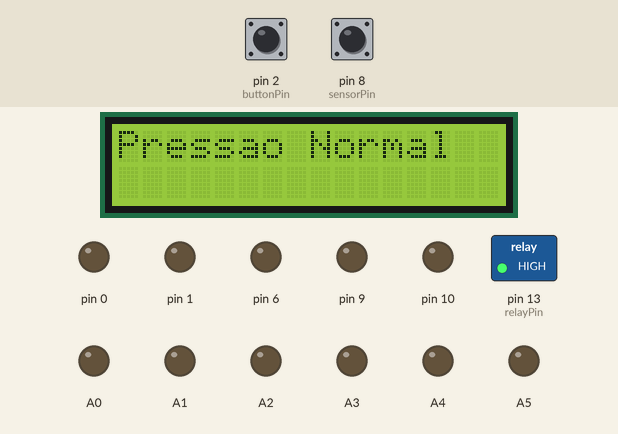
Simulated run of this sketch. Board: Arduino Leonardo, built with avr-gcc and run on an emulated ATmega32U4. Shown: 16×2 character LCD, switched loads named in the sketch (green lamp = pin HIGH), output pins drawn as LEDs (lit = HIGH). Inputs (shaded band) come from the test bench; at power-on: pin 2 (buttonPin) HIGH, pin 8 (sensorPin) LOW. Pins used as bus, display or sensor lines are not drawn; what the sketch prints to the serial monitor is not drawn.

Above: at 1.2 s.
1.3 s: pin 2 (buttonPin) pulled LOW for 0.15 s
At 2.8 s:
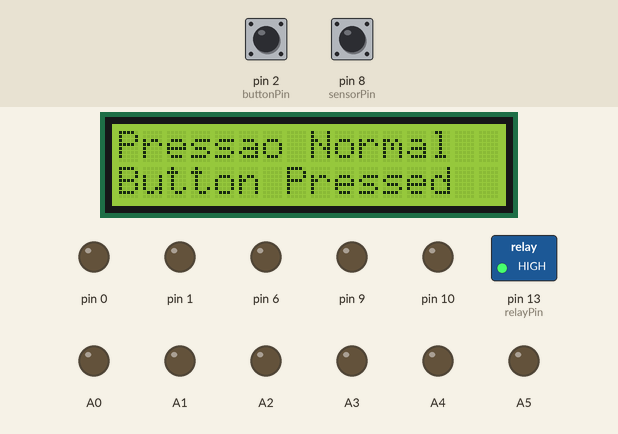
4.4 s: pin 8 (sensorPin) driven HIGH
At 5.9 s:
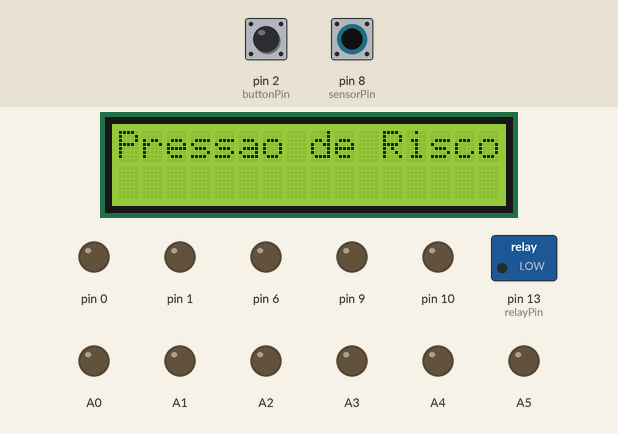
6.5 s: pin 2 (buttonPin) pulled LOW for 1 s
At 7.9 s:
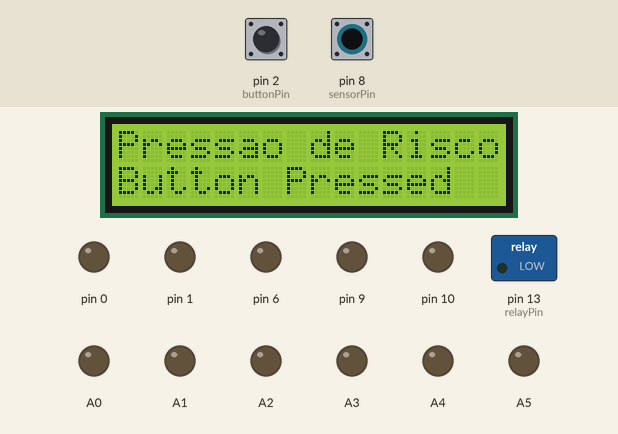
9.0 s: pin 8 (sensorPin) driven LOW
At 9.71 s:
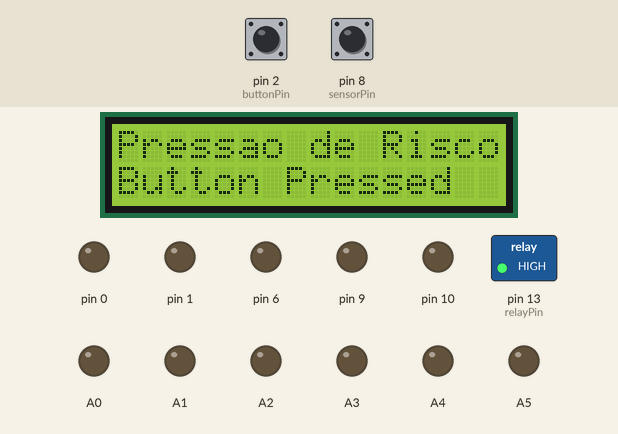
11.4 s: pin 2 (buttonPin) pulled LOW for 3.2 s
At 12.7 s:
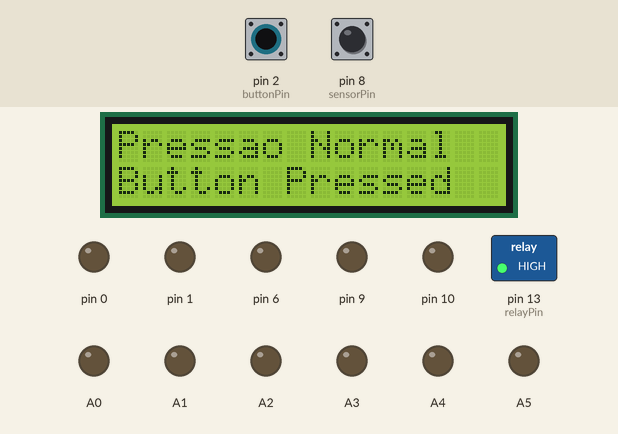
17.5 s: pin 8 (sensorPin) pulsed HIGH 2 times (0.12 s each, 0.3 s apart)
At 18.62 s:
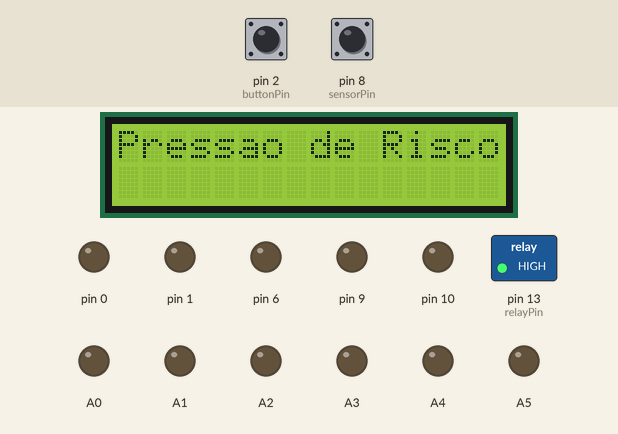
Timing chart, 0 to 20.5 s (numbered marks = the images above; inputs shaded):
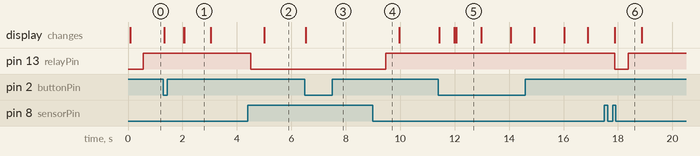

Measured:
- after the input at 1.3 s, the display: changes at once (image 1)
- after the input at 4.4 s, pin 13 (relayPin): HIGH → LOW after 0.12 s; the display: changes after 0.61 s (image 2)
- after the input at 6.5 s, the display: changes at once (image 3)
- after the input at 9.0 s, pin 13 (relayPin): LOW → HIGH after 0.47 s
- after the input at 11.4 s, the display: changes at once (image 5)
- after the input at 17.5 s, pin 13 (relayPin): HIGH → LOW after 0.38 s, → HIGH 0.50 s later; the display: changes after 0.38 s (image 6)
- what the display in image 1 shows lasts 0.9 s, from 2.1 s to 3.0 s

The sketch:

TrabSTR_TesteInstanteCritico_tempoShowScreen.ino
```cpp
//////////Válvula Reguladora de Pressão///////////

//Leonardo Maximo Silva - 200022172
//Marco Antonio Nobre Rangel - 21104350
//Sabrina Carvalho Neves - 170113973

//////////////////////////////////////////////////

//Esse Código testa o Instante Crítico para as tarefas no momento em que se inicia o Código

//Inclui as Bibliotecas
#include <Arduino_FreeRTOS.h> //Biblioteca Padrão FreeRTOS
#include <semphr.h> //Biblioteca para Semáforos e Mutexes
#include <LiquidCrystal.h> //Biblioteca para o Display LCD

//Declaração de Variáveis Globais
#define sensorPin 8
#define buttonPin 2
#define relayPin 13

LiquidCrystal lcd(12, 11, 5, 4, 3, 7);

SemaphoreHandle_t mutex;
SemaphoreHandle_t interruptSemaphore;

TaskHandle_t TaskOpenValve_Handler;
TaskHandle_t TaskCloseValve_Handler;


int sensorState = 0;
int relayState = 1;
unsigned long t1;
unsigned long t2;


void readSensor( void *pvParameters );
void showScreen( void *pvParameters );
void buttonInterrupt( void *pvParameters );
void openValve( void *pvParameters );
void closeValve( void *pvParameters );

void setup() {
  //Código Genérico para tentar levar os aspectos de hardware do Arduino, como Memória Cache, ao pior caso
  int val_cod = 0;
  for(int i = 0; i < 100; i++){
    if(val_cod == 50){
      val_cod = val_cod*3;
      }
    else{
      val_cod = val_cod*2;
      }
    }
  pinMode(0,OUTPUT);
  digitalWrite(0,HIGH);
  digitalWrite(0,LOW);
  pinMode(1,OUTPUT);
  digitalWrite(1,HIGH);
  digitalWrite(1,LOW);
  pinMode(2,OUTPUT);
  digitalWrite(2,HIGH);
  digitalWrite(2,LOW);
  pinMode(3,OUTPUT);
  digitalWrite(3,HIGH);
  digitalWrite(3,LOW);
  pinMode(4,OUTPUT);
  digitalWrite(4,HIGH);
  digitalWrite(4,LOW);
  pinMode(5,OUTPUT);
  digitalWrite(5,HIGH);
  digitalWrite(5,LOW);
  pinMode(6,OUTPUT);
  digitalWrite(6,HIGH);
  digitalWrite(6,LOW);
  pinMode(7,OUTPUT);
  digitalWrite(7,HIGH);
  digitalWrite(7,LOW);
  pinMode(8,OUTPUT);
  digitalWrite(8,HIGH);
  digitalWrite(8,LOW);
  pinMode(9,OUTPUT);
  digitalWrite(9,HIGH);
  digitalWrite(9,LOW);
  pinMode(10,OUTPUT);
  digitalWrite(10,HIGH);
  digitalWrite(10,LOW);
  pinMode(11,OUTPUT);
  digitalWrite(11,HIGH);
  digitalWrite(11,LOW);
  pinMode(12,OUTPUT);
  digitalWrite(12,HIGH);
  digitalWrite(12,LOW);
  pinMode(13,INPUT);
  digitalRead(13);
  pinMode(A0,OUTPUT);
  analogWrite(A0,HIGH);
  analogWrite(A0,LOW);
  pinMode(A1,OUTPUT);
  analogWrite(A1,HIGH);
  analogWrite(A1,LOW);
  pinMode(A2,OUTPUT);
  analogWrite(A2,HIGH);
  analogWrite(A2,LOW);
  pinMode(A3,OUTPUT);
  analogWrite(A3,HIGH);
  analogWrite(A3,LOW);
  pinMode(A4,OUTPUT);
  analogWrite(A4,HIGH);
  analogWrite(A4,LOW);
  pinMode(A5,OUTPUT);
  analogWrite(A5,HIGH);
  analogWrite(A5,LOW);
  pinMode(A6,OUTPUT);
  analogWrite(A6,HIGH);
  analogWrite(A6,LOW);
  pinMode(A7,OUTPUT);
  analogWrite(A7,HIGH);
  analogWrite(A7,LOW);
  /////////////////
  //Inicializa tela e define pinos
  Serial.begin(9600);
  lcd.begin(16, 2);
  pinMode(buttonPin, INPUT_PULLUP);
  pinMode(sensorPin, INPUT); //Trocar só por Input ao usar Sensor
  pinMode(relayPin, OUTPUT);

  while (!Serial) {
    ; // Espera Conexão da Porta Serial. Necessário para alguns Arduinos, como o Leonardo e o Yun
  }
  //Cria Tarefas
  xTaskCreate(
    readSensor
    ,  "DigitalRead"  // Nome
    ,  128  // Tamanho da Stack
    ,  NULL //Parâmetros da Tarefa
    ,  1  // Prioridade da Tarefa, sendo que, quanto maior o valor, maior a prioridade
    ,  NULL ); //Handle da Tarefa. É utilizado para suspendê-la ou acordá-la

  xTaskCreate(
    buttonInterrupt
    ,  "InterruptButton"
    ,  128
    ,  NULL
    ,  4
    ,  NULL );

  xTaskCreate(
    showScreen
    ,  "Screen"
    ,  128
    ,  NULL
    ,  0
    ,  NULL );

      xTaskCreate(
    openValve
    ,  "openValve"
    ,  128
    ,  NULL
    ,  3
    ,  &TaskOpenValve_Handler );

    xTaskCreate(
    closeValve
    ,  "closeValve"
    ,  128
    ,  NULL
    ,  2
    ,  &TaskCloseValve_Handler );

//Cria o Mutex que protege os valores lidos em sensorPin, e os valores escritos em relayPin
  mutex = xSemaphoreCreateMutex();
  if(mutex != NULL)
    Serial.println("Mutex Created");
//Cria o Semáforo Binário que sinaliza uma interrupção
  interruptSemaphore = xSemaphoreCreateBinary();
  if(interruptSemaphore != NULL){
    attachInterrupt(digitalPinToInterrupt(buttonPin),interruptHandler,LOW);

  }

  //O Schedular, agora, é responsável por escalonar o programa e garantir sua execução
}

void loop()
{
  // Loop está vazio. Tudo é realizado pelas Tarefas e pelo Schedular
}

/*----------------------------------------------------*/
/*---------------------- Tarefas ---------------------*/
/*----------------------------------------------------*/

//Concede o Semáforo para uma interrupção de Hardware (botão)
void interruptHandler(){
  xSemaphoreGiveFromISR(interruptSemaphore, NULL);
  }

//Tarefa esporádica executada pela interrupção de um botão
void buttonInterrupt( void *pvParameters)
{

(void) pvParameters;

  const TickType_t xDelay2000ms = pdMS_TO_TICKS( 2000 );
  TickType_t xLastWakeTime;
  xLastWakeTime = xTaskGetTickCount();

  for (;;)
  {
   if (xSemaphoreTake(interruptSemaphore, portMAX_DELAY) == pdPASS) { //Espera até ser recebida permissão para continuar
      t1 = micros();
      if(sensorState == 1 && xSemaphoreTake(mutex,1) == pdTRUE){ //Escreve se a pressão está elevada (1) e se é fornecido o semáforo necessário
        relayState = 1;
        digitalWrite(relayPin,LOW);
        xSemaphoreGive(mutex); //Libera o Mutex
      }
      lcd.setCursor(0, 1);
      lcd.print("Button Pressed");
    }
    t2 = micros();
    Serial.println(t2-t1);
    vTaskDelayUntil(&xLastWakeTime, xDelay2000ms);
  }
}

//Tarefa que lê o Sensor
void readSensor( void *pvParameters)
{
  (void) pvParameters; //Parâmetros utilizados pelo Mutex
  const TickType_t xDelay500ms = pdMS_TO_TICKS( 500 );
  TickType_t xLastWakeTime;
  xLastWakeTime = xTaskGetTickCount();

  for (;;)
  {
    //t1 = micros();
    //Protege a leitura do Sensor por Mutex
    if(xSemaphoreTake(mutex,1) == pdTRUE){
      sensorState = digitalRead(sensorPin); //Lê o Sensor
      xSemaphoreGive(mutex);
    }
    //Caso a pressão esteja acima do limiar estabelecido e o relé desativado, acorde a Tarefa que aciona o relé
    //Caso a pressão esteja abaixo do limiar estabelecido e o relé ativado, acorde a Tarefa que desaciona o relé
    if(sensorState == 1 && relayState == 0)
      vTaskResume(TaskOpenValve_Handler); //Acorda a Tarefa openValve
    else if(sensorState == 0 && relayState == 1)
      vTaskResume(TaskCloseValve_Handler); //Acorda a Tarefa closeValve
   // t2 = micros();
    //Serial.println(t2-t1);
    vTaskDelayUntil(&xLastWakeTime, xDelay500ms);  // Tempo entre as ativações da Tarefa Periódica
  }
}
//Tarefa que mostra a Tela
void showScreen( void *pvParameters __attribute__((unused)) )
{
  const TickType_t xDelay1000ms = pdMS_TO_TICKS( 1000 );
  TickType_t xLastWakeTime;
  xLastWakeTime = xTaskGetTickCount();
  for (;;)
  {
    //Limpa as informações da Tela LCD antes da escrita
    //Posiciona o cursor na coluna 3, linha 0;
    //t1 = micros();
    lcd.setCursor(0, 0);
    //Envia o texto entre aspas para o LCD
    if(sensorState == 0){
      lcd.print("Pressao Normal  ");
      lcd.setCursor(0,1);
      lcd.print("                ");
    }
    else{
      lcd.print("Pressao de Risco");
    }
    //t2 = micros();
    //Serial.println(t2-t1);
    vTaskDelayUntil(&xLastWakeTime, xDelay1000ms);
  }
}

//Tarefa que abre a válvula
void openValve( void *pvParameters __attribute__((unused)) )
{
    const TickType_t xDelay2000ms = pdMS_TO_TICKS( 2000 );
    TickType_t xLastWakeTime;
    xLastWakeTime = xTaskGetTickCount();
  for (;;)
  {
    vTaskSuspend(TaskOpenValve_Handler); //Suspende a Tarefa por meio do TaskHandler
    //t1 = micros();
    //Protege por Mutex o acionamento do relé
    if(xSemaphoreTake(mutex,1) == pdTRUE){
    relayState = 1;
    digitalWrite(relayPin,LOW);
    xSemaphoreGive(mutex);
    }
    //t2 = micros();
    //Serial.println(t2-t1);
    vTaskDelayUntil(&xLastWakeTime, xDelay2000ms); //Garante que a Tarefa seja esporádica e só chegue a cada período


  }
}
//Tarefa que fecha a válvula
void closeValve( void *pvParameters __attribute__((unused)) )
{
    const TickType_t xDelay2000ms = pdMS_TO_TICKS( 2000 );
    TickType_t xLastWakeTime;
    xLastWakeTime = xTaskGetTickCount();
  for (;;)
  {
    vTaskSuspend(TaskCloseValve_Handler); //Suspende a Tarefa, pois não está sendo utilizada
    //t1 = micros();
    //Protege o desacionamento do relé por Mutex
    if(xSemaphoreTake(mutex,1) == pdTRUE){
    relayState = 0;
    digitalWrite(relayPin,HIGH);
    xSemaphoreGive(mutex);
    }
    //t2 = micros();
    //Serial.println(t2-t1);
    vTaskDelayUntil(&xLastWakeTime, xDelay2000ms); //Garante que a Tarefa seja esporádica


  }
}
```
